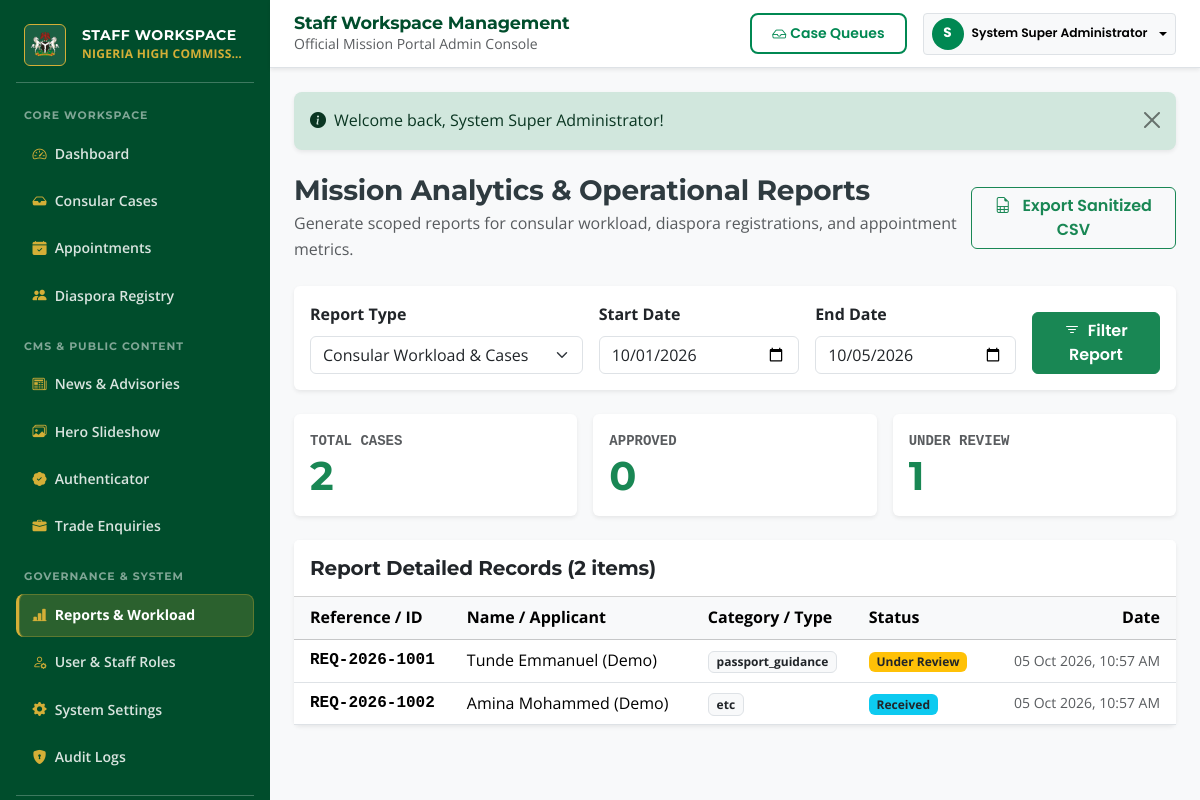
The page /admin/reports (signed in) on the database its author committed.
### tables this page shows
CREATE TABLE IF NOT EXISTS `requests` (
    `id` INT AUTO_INCREMENT PRIMARY KEY,
    `reference_number` VARCHAR(50) NOT NULL UNIQUE,
    `user_id` INT DEFAULT NULL,
    `applicant_name` VARCHAR(150) NOT NULL,
    `applicant_email` VARCHAR(150) NOT NULL,
    `applicant_phone` VARCHAR(50) NOT NULL,
    `service_type` ENUM('etc', 'passport_guidance', 'visa_query', 'legalization', 'general_enquiry', 'emergency_distress') NOT NULL,
    `subject` VARCHAR(255) NOT NULL,
    `details` TEXT NOT NULL,
    `attached_document` VARCHAR(255) DEFAULT NULL,
    `status` ENUM('received', 'under_review', 'info_needed', 'approved', 'closed', 'rejected') DEFAULT 'received',
    `priority` ENUM('low', 'normal', 'high', 'urgent') DEFAULT 'normal',
    `assigned_officer_id` INT DEFAULT NULL,
    `internal_notes` TEXT DEFAULT NULL,
    `created_at` DATETIME DEFAULT CURRENT_TIMESTAMP,
    `updated_at` DATETIME DEFAULT CURRENT_TIMESTAMP ON UPDATE CURRENT_TIMESTAMP,
    FOREIGN KEY (`user_id`) REFERENCES `users`(`id`) ON DELETE SET NULL,
    FOREIGN KEY (`assigned_officer_id`) REFERENCES `users`(`id`) ON DELETE SET NULL
);

### views/admin/reports.php (the view, shortened to what the rows shown need)
<div class="d-flex align-items-center justify-content-between mb-4">
    <div>
        <h2 class="h3 fw-bold text-heading mb-1">Mission Analytics & Operational Reports</h2>
    </div>
</div>
<div class="row g-3 mb-4">
    <?php foreach ($summary as $key => $val): ?>
    <div class="col-md-4">
        <div class="card border-0 shadow-sm bg-white p-3">
            <h2 class="display-6 fw-bold text-success mb-0"><?= number_format($val) ?></h2>
        </div>
    </div>
    <?php endforeach; ?>
</div>
<div class="card border-0 shadow-sm">
    <div class="card-body p-0">
        <div class="table-responsive">
            <table class="table table-hover align-middle mb-0">
                <thead class="table-light">
                    <tr>
                        <th class="ps-3">Reference / ID</th>
                        <th>Name / Applicant</th>
                        <th>Category / Type</th>
                        <th>Status</th>
                        <th class="text-end pe-3">Date</th>
                    </tr>
                </thead>
                <tbody>
                    <?php if (empty($reportData)): ?>
                    <tr>
                        <td colspan="5" class="text-center py-4 text-muted">No records match the selected date range and report filter.</td>
                    </tr>
                    <?php else: ?>
                        <?php foreach ($reportData as $row): ?>
                        <tr>
                            <td class="ps-3 font-monospace fw-bold">
                                <?= Helper::sanitize($row['reference_number'] ?? $row['registration_number'] ?? $row['voucher_number'] ?? '#' . $row['id']) ?>
                            </td>
                            <td>
                                <?= Helper::sanitize($row['applicant_name'] ?? $row['full_name'] ?? 'N/A') ?>
                            </td>
                            <td>
                                <span class="badge bg-light text-dark border"><?= Helper::sanitize($row['service_type'] ?? $row['service_category'] ?? $row['occupation'] ?? 'General') ?></span>
                            </td>
                            <td>
                                <?= Helper::statusBadge($row['status'] ?? 'active') ?>
                            </td>
                            <td class="text-end pe-3 small text-muted">
                                <?= Helper::formatDate($row['created_at'] ?? $row['appointment_date'] ?? null) ?>
                            </td>
                        </tr>
                        <?php endforeach; ?>
                    <?php endif; ?>
                </tbody>
            </table>
        </div>
    </div>
</div>

### src/Core/Helper.php (shortened to what the rows shown need)
<?php
class Helper {
    public static function sanitize(?string $str): string {
        return htmlspecialchars(trim($str), ENT_QUOTES, 'UTF-8');
    }
    public static function statusBadge(string $status): string {
        $status = strtolower($status);
        $badgeClass = 'bg-secondary';
        switch ($status) {
            case 'received':
            case 'pending':
            case 'submitted':
            case 'in_progress':
                $badgeClass = 'bg-info text-dark';
                break;
            case 'under_review':
            case 'info_needed':
                $badgeClass = 'bg-warning text-dark';
                break;
        }
        $label = ucwords(str_replace('_', ' ', $status));
        return '<span class="badge ' . $badgeClass . '">' . self::sanitize($label) . '</span>';
    }
    public static function formatDate(?string $date, string $format = 'd M Y, h:i A'): string {
        return date($format, strtotime($date));
    }
}

### rows shown on the page
requests: reference_number "REQ-2026-1001", applicant_name "Tunde Emmanuel (Demo)", service_type "passport_guidance", status "Under Review", created_at "05 Oct 2026, 10:57 AM"
requests: reference_number "REQ-2026-1002", applicant_name "Amina Mohammed (Demo)", service_type "etc", status "Received", created_at "05 Oct 2026, 10:57 AM"

### other values the page prints
Helper::sanitize($shortName) "NIGERIA HIGH COMMISS…"
substr($user['full_name'] ?? 'S', 0, 1) "S"
Helper::sanitize($user['full_name'] ?? 'Staff') "System Super Administrator"
Helper::sanitize($flash['message']) "Welcome back, System Super Administrator!"
str_replace('_', ' ', $key) "TOTAL CASES"
$val "2"
str_replace('_', ' ', $key) "APPROVED"
$val "0"
str_replace('_', ' ', $key) "UNDER REVIEW"
$val "1"
count($reportData) "2"
